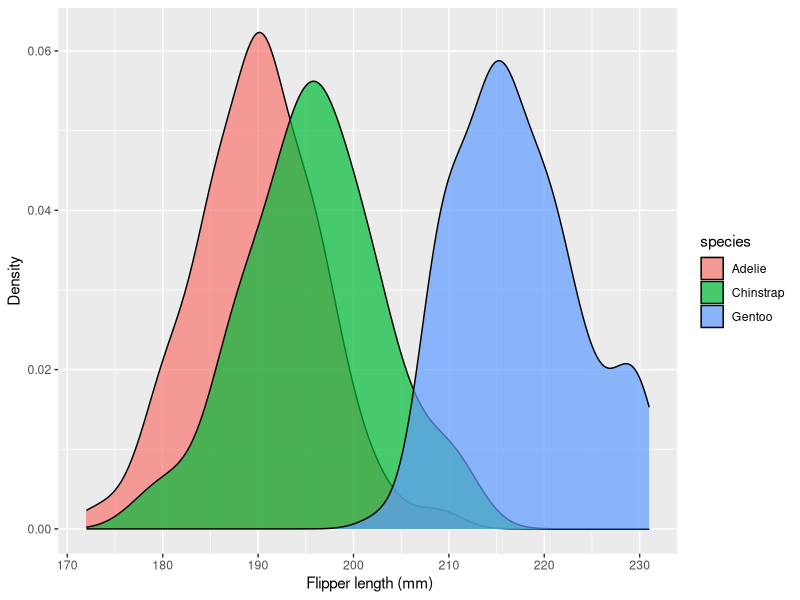
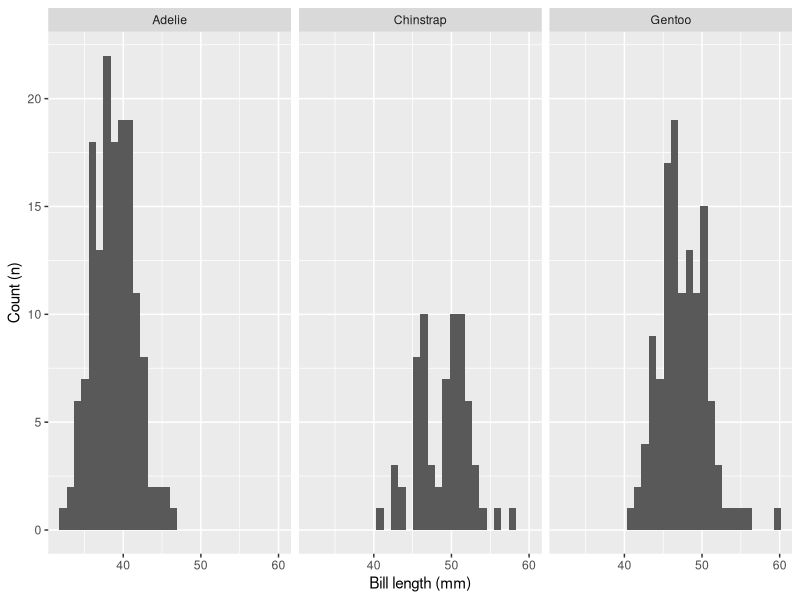
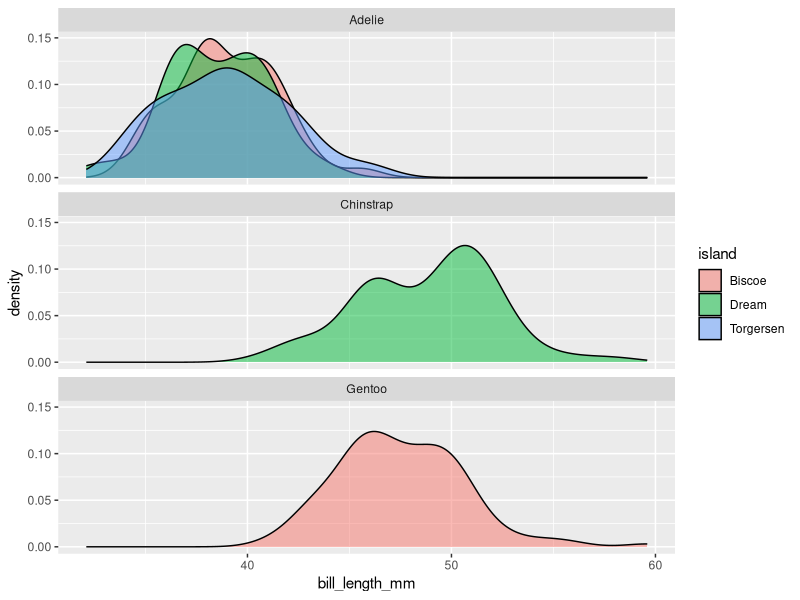
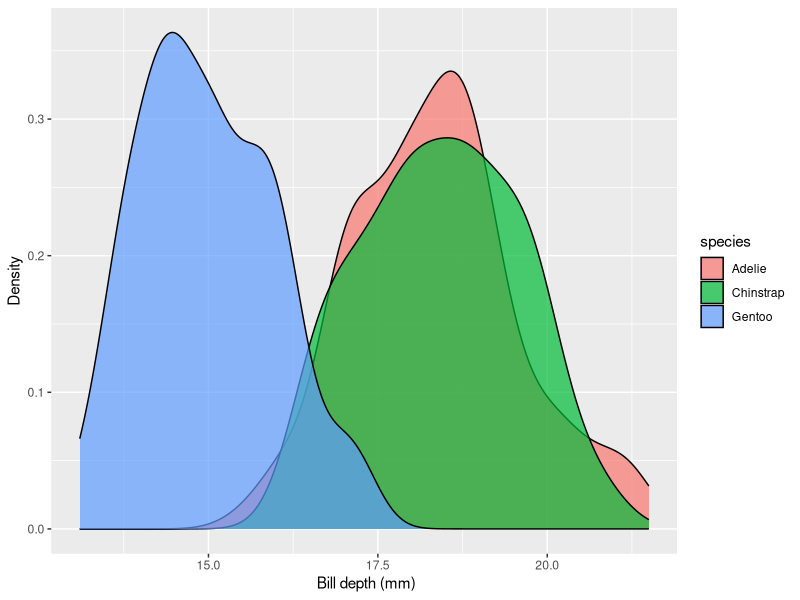

Source code (R) for these figures, in order:
## ---- chunk 1
knitr::opts_chunk$set(echo = TRUE)
## ---- chunk 2
library(palmerpenguins) #install.packages("palmerpenguins")
library(tidyverse)

## ---- chunk 3
## demo
ggplot(penguins) +
  geom_density(aes(fill = species, x = flipper_length_mm), alpha = 0.7) +
  xlab (" Flipper length (mm)") +
  ylab ("Density")
## ---- chunk 4
## demo
ggplot(penguins) +
  geom_histogram(aes(x = bill_length_mm)) +
  facet_wrap(~ species) +
  xlab ("Bill length (mm)") +
  ylab ("Count (n)")

## ---- chunk 5
## demo
ggplot(penguins) +
  geom_density(aes(x = bill_length_mm, fill = island), alpha = 0.5) +
  facet_wrap(~species, nrow = 3)

## ---- chunk 6
## demo
ggplot(penguins) +
  geom_density(aes(fill = species, x = bill_depth_mm), alpha = 0.7) +
  xlab (" Bill depth (mm)") +
  ylab ("Density") 
